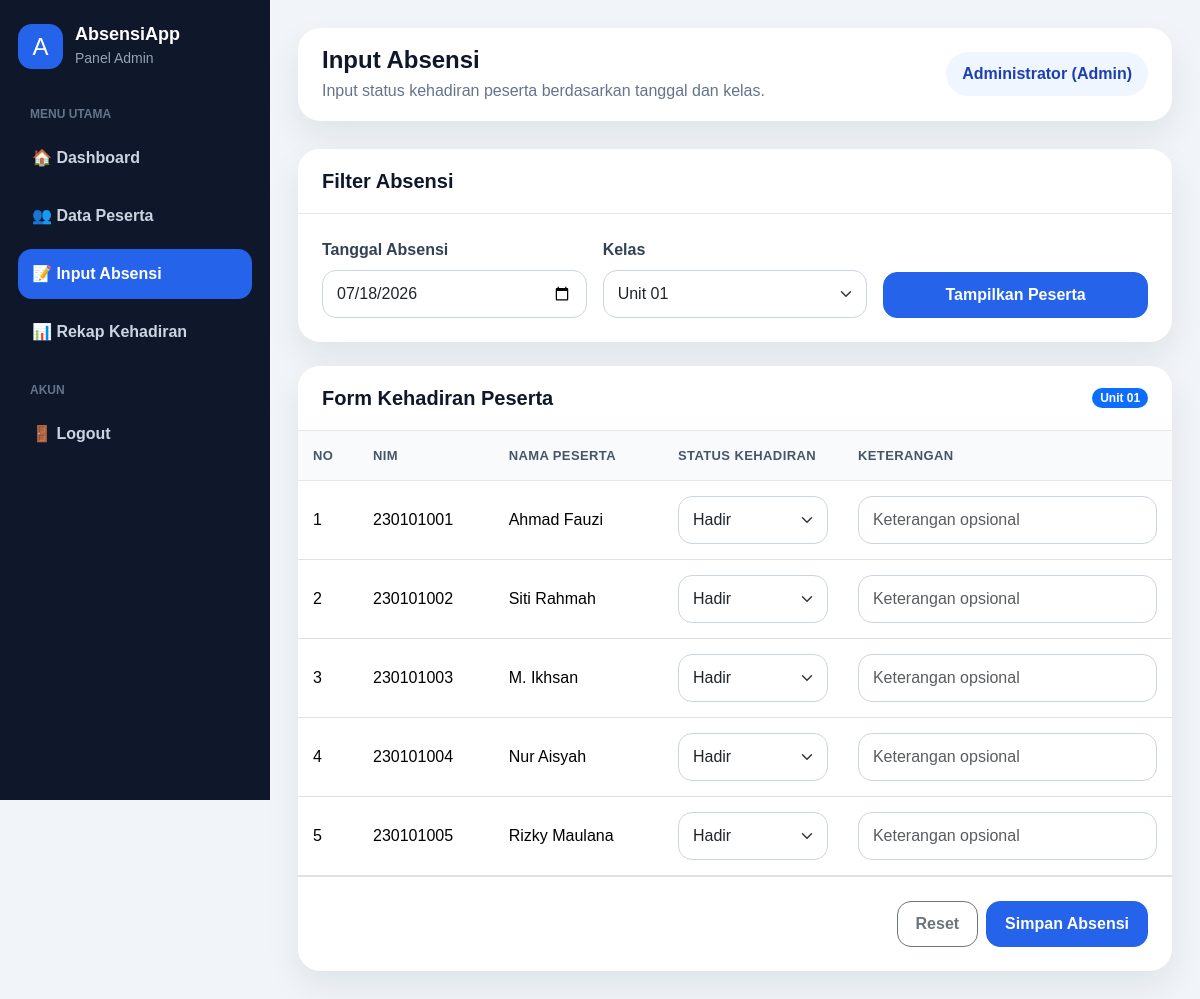
Page /absensi.php?kelas=Unit 01 (signed in) on the earlier database version.
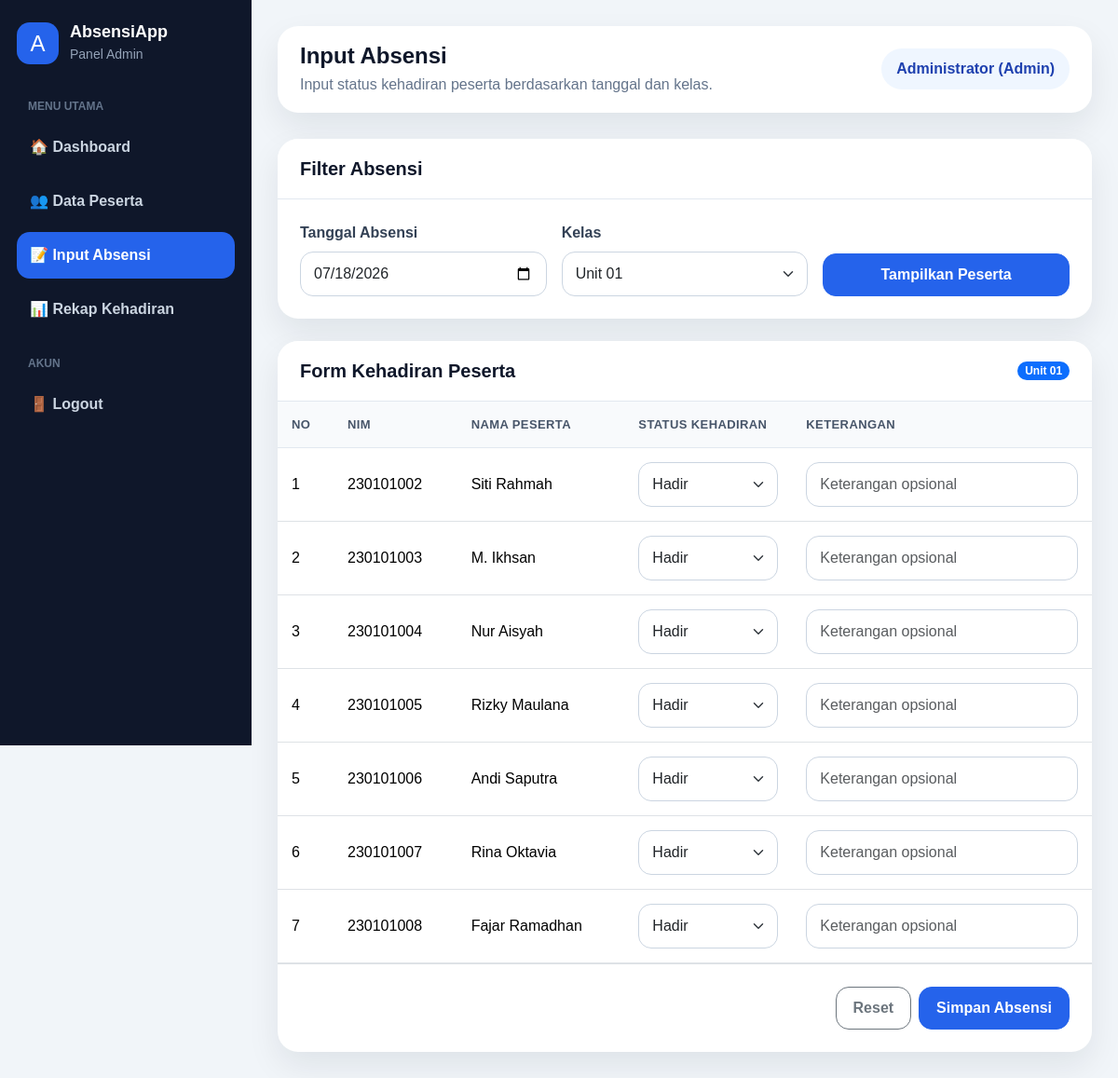
Same page on the later database version.
### tables this page shows
CREATE TABLE `peserta` (
  `id_peserta` int(11) NOT NULL,
  `nim` varchar(30) NOT NULL,
  `nama_peserta` varchar(100) NOT NULL,
  `jenis_kelamin` enum('L','P') NOT NULL,
  `kelas` varchar(50) NOT NULL,
  `prodi` varchar(100) DEFAULT NULL,
  `no_hp` varchar(20) DEFAULT NULL,
  `alamat` text DEFAULT NULL,
  `status_peserta` enum('aktif','nonaktif') DEFAULT 'aktif',
  `created_at` timestamp NOT NULL DEFAULT current_timestamp()
);

### absensi.php (the view, shortened to what this page needs)
<?php
include "koneksi.php";
$nama = $_SESSION['nama_lengkap'];
$role = $_SESSION['role'];
$halaman="absensi";
$tanggal = isset($_GET['tanggal']) ? $_GET['tanggal'] : date('Y-m-d');
$kelas = isset($_GET['kelas']) ? $_GET['kelas'] : '';
?>
<!DOCTYPE html>
<html lang="id">
<head>
    <link href="https://cdn.jsdelivr.net/npm/bootstrap@5.3.8/dist/css/bootstrap.min.css" rel="stylesheet">
    <link rel="stylesheet" href="assets/css/style.css">
</head>
<body>
<div class="app-layout">
    <aside class="sidebar">
        <div class="logo">
            <div class="logo-box">A</div>
            <div>
                <h4>AbsensiApp</h4>
                <small>
                Panel <?= ucfirst($role); ?>
                </small>
            </div>
        </div>
        <div class="menu-label">Menu Utama</div>
        <ul class="nav-menu">
        <li>
        <a href="dashboard.php" class="<?= ($halaman=='dashboard')?'active':'' ?>">🏠 Dashboard
        </a>
        </li>
        <?php if ($role == "admin") { ?>
        <li>
            <a href="peserta.php"
            class="<?= ($halaman=='peserta')?'active':'' ?>">
                👥 Data Peserta
            </a>
        </li>
        <?php } ?>
        <li>
        <a href="absensi.php" class="<?= ($halaman=='absensi')?'active':'' ?>">📝 Input Absensi
        </a>
        </li>
        <li>
        <a href="rekap.php" class="<?= ($halaman=='rekap')?'active':'' ?>">📊 Rekap Kehadiran
        </a>
        </li>
        </ul>
        <div class="menu-label">Akun</div>
        <ul class="nav-menu">
            <li><a href="logout.php">🚪 Logout</a></li>
        </ul>
    </aside>
    <main class="main-content">
        <div class="topbar">
    <div>
        <h2>Input Absensi</h2>
        <p>Input status kehadiran peserta berdasarkan tanggal dan kelas.</p>
    </div>
    <div class="user-pill">
        <?= $nama; ?> (<?= ucfirst($role); ?>)
    </div>
</div>
        <div class="content-card mb-4">
            <div class="card-header">
                <h5>Filter Absensi</h5>
            </div>
            <div class="card-body">
                <form method="GET">
                    <div class="row g-3">
                        <div class="col-md-4">
                            <label class="form-label">Tanggal Absensi</label>
                            <input
                            type="date"
                            class="form-control"
                            name="tanggal"
                            value="<?= isset($_GET['tanggal']) ? $_GET['tanggal'] : date('Y-m-d'); ?>">
                        </div>
                        <div class="col-md-4">
                            <label class="form-label">Kelas</label>
                            <select class="form-select" name="kelas">
                            <?php
                            $kelasQuery = mysqli_query($conn,
                            "SELECT DISTINCT kelas FROM peserta
                            WHERE status_peserta='aktif'");
                            while($k = mysqli_fetch_assoc($kelasQuery)){
                            ?>
                            <option value="<?= $k['kelas']; ?>"
                            <?= ($kelas == $k['kelas']) ? 'selected' : ''; ?>>
                            <?= $k['kelas']; ?>
                            </option>
                            <?php } ?>
                            </select>
                        </div>
                        <div class="col-md-4 d-flex align-items-end">
                            <button type="submit" class="btn btn-primary w-100">
                                Tampilkan Peserta
                            </button>
                        </div>
                    </div>
                </form>
            </div>
        </div>
        <div class="content-card">
            <div class="card-header d-flex justify-content-between align-items-center">
                <h5>Form Kehadiran Peserta</h5>
                <span class="badge bg-primary rounded-pill">
                <?= $kelas ? $kelas : 'Belum dipilih'; ?>
                </span>
            </div>
            <div class="card-body p-0">
                <form action="absensi.php" method="post">
                    <div class="table-responsive">
                        <table class="table table-hover">
                            <thead>
                                <tr>
                                    <th width="60">No</th>
                                    <th>NIM</th>
                                    <th>Nama Peserta</th>
                                    <th width="180">Status Kehadiran</th>
                                    <th>Keterangan</th>
                                </tr>
                            </thead>
                            <tbody>
                            <?php if ($kelas == "") { ?>
                                <tr>
                                    <td colspan="5" class="text-center py-4">
                                        Silakan pilih unit terlebih dahulu.
                                    </td>
                                </tr>
                            <?php } else {
                                $no = 1;
                                $data = mysqli_query($conn, "
                                    SELECT * FROM peserta
                                    WHERE kelas='$kelas'
                                    AND status_peserta='aktif'
                                ");
                                while ($d = mysqli_fetch_assoc($data)) {
                                    $cekAbsen = mysqli_query($conn, "
                                        SELECT * FROM absensi
                                        WHERE id_peserta='".$d['id_peserta']."'
                                        AND tanggal='$tanggal'
                                    ");
                                    $absen = mysqli_fetch_assoc($cekAbsen);
                                    $statusAbsen = $absen['status_kehadiran'] ?? 'hadir';
                                    $ket = $absen['keterangan'] ?? '';
                            ?>
                                <tr>
                                    <td><?= $no++; ?></td>
                                    <td><?= $d['nim']; ?></td>
                                    <td><?= $d['nama_peserta']; ?></td>
                                    <td>
                                        <select class="form-select"
                                            name="status[<?= $d['id_peserta']; ?>]">
                                            <option value="hadir"
                                                <?= ($statusAbsen == 'hadir') ? 'selected' : ''; ?>>
                                                Hadir
                                            </option>
                                        </select>
                                    </td>
                                    <td>
                                        <input
                                            type="text"
                                            class="form-control"
                                            name="keterangan[<?= $d['id_peserta']; ?>]"
                                            value="<?= $ket; ?>"
                                            placeholder="Keterangan opsional">
                                    </td>
                                </tr>
                            <?php }
                            } ?>
                        </tbody>
                        </table>
                    </div>
                    <div class="p-4 border-top d-flex justify-content-end gap-2">
                        <button type="reset" class="btn btn-outline-secondary">
                            Reset
                        </button>
                        <?php if ($kelas != "") { ?>
                        <button type="submit" name="simpan" class="btn btn-primary">
                            Simpan Absensi
                        </button>
                        <?php } ?>
                    </div>
                </form>
            </div>
        </div>
    </main>
</div>
</body>
</html>

### assets/css/style.css (style rules this page uses)
:root { --primary: #2563eb; --primary-dark: #1e40af; --secondary: #64748b; --success: #16a34a; --warning: #f59e0b; --danger: #dc2626; --info: #0891b2; --dark: #0f172a; --light: #f8fafc; --soft-blue: #eff6ff; --border: #e2e8f0; --card-shadow: 0 15px 35px rgba(15, 23, 42, 0.08); }
* { box-sizing: border-box; }
body { font-family: Arial, Helvetica, sans-serif; background: #f1f5f9; color: #1e293b; margin: 0; }
a { text-decoration: none; }
.app-layout { display: flex; min-height: 100vh; }
.sidebar { width: 270px; background: #0f172a; color: white; padding: 24px 18px; position: fixed; min-height: 100vh; }
.sidebar .logo { display: flex; align-items: center; gap: 12px; margin-bottom: 35px; }
.logo-box { width: 45px; height: 45px; border-radius: 14px; background: #2563eb; display: flex; align-items: center; justify-content: center; font-size: 24px; }
.sidebar .logo h4 { margin: 0; font-size: 18px; font-weight: 800; }
.sidebar .logo small { color: #94a3b8; }
.menu-label { color: #64748b; font-size: 12px; text-transform: uppercase; font-weight: 700; margin: 24px 12px 10px; }
.nav-menu { list-style: none; padding: 0; margin: 0; }
.nav-menu li { margin-bottom: 8px; }
.nav-menu a { color: #cbd5e1; display: flex; align-items: center; gap: 12px; padding: 13px 14px; border-radius: 14px; font-weight: 600; transition: 0.2s ease; }
.nav-menu a:hover, .nav-menu a.active { background: #2563eb; color: white; }
.main-content { margin-left: 270px; width: calc(100% - 270px); padding: 28px; }
.topbar { background: white; border-radius: 22px; padding: 18px 24px; box-shadow: var(--card-shadow); display: flex; align-items: center; justify-content: space-between; margin-bottom: 28px; }
.topbar h2 { font-weight: 800; font-size: 24px; margin: 0; color: var(--dark); }
.topbar p { margin: 4px 0 0; color: var(--secondary); }
.user-pill { background: var(--soft-blue); color: var(--primary-dark); border-radius: 50px; padding: 10px 16px; font-weight: 700; }
.content-card { background: white; border-radius: 22px; box-shadow: var(--card-shadow); border: 0; overflow: hidden; }
.content-card .card-header { background: white; border-bottom: 1px solid var(--border); padding: 20px 24px; }
.content-card .card-header h5 { margin: 0; font-weight: 800; color: var(--dark); }
.content-card .card-body { padding: 24px; }
.form-label { font-weight: 700; color: #334155; }
.form-control, .form-select { border-radius: 14px; border-color: #cbd5e1; padding: 11px 14px; }
.btn { border-radius: 14px; font-weight: 700; padding: 10px 18px; }
.btn-primary { background: var(--primary); border-color: var(--primary); }
.table { margin-bottom: 0; }
.table thead th { background: #f8fafc; color: #475569; font-size: 13px; text-transform: uppercase; letter-spacing: 0.4px; border-bottom: 1px solid var(--border); }
.table td, .table th { vertical-align: middle; padding: 15px; }

Differences in the rows shown:
removed peserta: nim "230101001", nama_peserta "Ahmad Fauzi", id_peserta "Hadir"
added peserta: nim "230101006", nama_peserta "Andi Saputra", id_peserta "Hadir"
added peserta: nim "230101007", nama_peserta "Rina Oktavia", id_peserta "Hadir"
added peserta: nim "230101008", nama_peserta "Fajar Ramadhan", id_peserta "Hadir"
